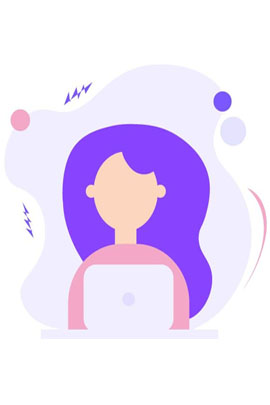
#> input picture imgs/1.jpg, 270 x 405 px
$ python image_to_svg_advanced.py imgs/1.jpg
#> lines starting #> are read from the running program, lines starting #| are printed output that depends on the picture; after the words box and inside, x2 and y2 are one past the last pixel; in counts of white or black regions, pixels touching at a corner belong together
import cv2
import numpy as np
import argparse
from pathlib import Path
import math

def simplify_contour(contour, epsilon_factor=0.0025):
    """
    Simplify a contour using the Douglas-Peucker algorithm.

    Args:
        contour: The contour to simplify
        epsilon_factor: Factor to determine epsilon based on contour length

    Returns:
        Simplified contour
    """
    epsilon = epsilon_factor * cv2.arcLength(contour, True)
    return cv2.approxPolyDP(contour, epsilon, True)

def points_to_bezier(points, smoothing=0.25):
    """
    Convert a series of points to a smooth bezier path.

    Args:
        points: List of (x, y) coordinates
        smoothing: Smoothing factor (0-1)

    Returns:
        SVG path string with bezier curves
    """
    if len(points) < 2:
        return ""

    # Start path
    path = f"M{points[0][0]},{points[0][1]}"

    if len(points) == 2:
        # Just a straight line
        return path + f" L{points[1][0]},{points[1][1]}"

    # Calculate control points for each segment
    for i in range(1, len(points) - 1):
        p0 = points[i - 1]
        p1 = points[i]
        p2 = points[i + 1]

        # Calculate distance between points
        d1 = math.sqrt((p1[0] - p0[0]) ** 2 + (p1[1] - p0[1]) ** 2)
        d2 = math.sqrt((p2[0] - p1[0]) ** 2 + (p2[1] - p1[1]) ** 2)

        # Determine control point length (smoothing factor applied)
        d1_smooth = d1 * smoothing
        d2_smooth = d2 * smoothing

        # Calculate unit vectors
        if d1 > 0:
            v1x = (p1[0] - p0[0]) / d1
            v1y = (p1[1] - p0[1]) / d1
        else:
            v1x, v1y = 0, 0

        if d2 > 0:
            v2x = (p2[0] - p1[0]) / d2
            v2y = (p2[1] - p1[1]) / d2
        else:
            v2x, v2y = 0, 0

        # Control points
        c1x = p1[0] - v1x * d1_smooth
        c1y = p1[1] - v1y * d1_smooth
        c2x = p1[0] + v2x * d2_smooth
        c2y = p1[1] + v2y * d2_smooth

        # Add curve segment
        if i == 1:
            # First segment - include the first point
            path += f" C{c1x},{c1y} {c2x},{c2y} {p2[0]},{p2[1]}"
        else:
            # Subsequent segments - use shorthand for first control point
            path += f" S{c2x},{c2y} {p2[0]},{p2[1]}"

    return path

def image_to_svg_path(image_path, threshold_value=127, min_contour_length=50, smoothing=True, use_bezier=True, bezier_smoothing=0.25, simplify=True):
    """
    Convert an image to an SVG path with advanced options.

    Args:
        image_path: Path to the image file
        threshold_value: Value for binary thresholding (0-255)
        min_contour_length: Minimum length of contours to include
        smoothing: Whether to apply smoothing to the contours
        use_bezier: Whether to use bezier curves for smoother paths
        bezier_smoothing: Smoothing factor for bezier curves (0-1)
        simplify: Whether to simplify contours

    Returns:
        SVG path data string
    """
#> called with image_path = 'imgs/1.jpg', threshold_value = 127, min_contour_length = 50, smoothing = True, use_bezier = True, bezier_smoothing = 0.25, simplify = True
    # Read the image
    img = cv2.imread(str(image_path))
#> img is the input picture: shape (405, 270, 3); mean B, G, R 249.8, 221.5, 235
    if img is None:
        raise ValueError(f"Could not read image at {image_path}")

    # Convert to grayscale
    gray = cv2.cvtColor(img, cv2.COLOR_BGR2GRAY)
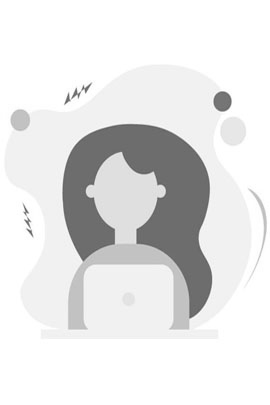
#> gray: shape (405, 270); min 90, max 255, mean 228.8

    # Apply Gaussian blur to reduce noise
    if smoothing:
        gray = cv2.GaussianBlur(gray, (5, 5), 0)

    # Apply binary threshold
    _, binary = cv2.threshold(gray, threshold_value, 255, cv2.THRESH_BINARY_INV)
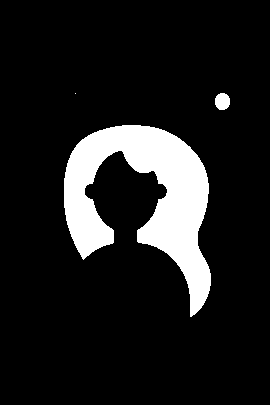
#> binary: shape (405, 270); 11.8% white; 3 white regions (1 under 20 px)

    # Find contours
    contours, _ = cv2.findContours(binary, cv2.RETR_EXTERNAL, cv2.CHAIN_APPROX_SIMPLE)
#> contours = 3 contours, 1 with area under 20; largest, box (x1, y1, x2, y2) and area: (64, 125, 211, 317) 12310, (215, 93, 230, 110) 185

    # Filter out small contours
    contours = [c for c in contours if cv2.arcLength(c, False) > min_contour_length]
#> contours = 1 contour; box (x1, y1, x2, y2) and area: (64, 125, 211, 317) 12310

    # Sort contours by area (largest first)
    contours = sorted(contours, key=cv2.contourArea, reverse=True)

    if not contours:
        print("No significant contours found. Try adjusting the threshold value.")
        return ""

    # Create SVG path data
    svg_path_data = ""

    for contour in contours:
        # Simplify contour if requested
        if simplify:
            contour = simplify_contour(contour)

        # Extract points from contour
        points = [point[0] for point in contour]

        # Convert to path data
        if use_bezier and len(points) > 2:
            svg_path_data += points_to_bezier(points, bezier_smoothing)
        else:
            # Start a new subpath
            svg_path_data += f"M{points[0][0]},{points[0][1]}"

            # Add line segments
            for point in points[1:]:
                svg_path_data += f" L{point[0]},{point[1]}"
#> this loop made 1 pass
#> epsilon in simplify_contour on pass 1: 2.17

        # Close the path
        # svg_path_data += " Z"

    return svg_path_data

# [47 lines left out: function enhance_image, not called in this run]

def save_svg(path_data, output_path, width=600, height=420, color="navy", stroke_width=3):
    """
    Save path data as an SVG file.

    Args:
        path_data: SVG path data string
        output_path: Path to save the SVG file
        width: Width of the SVG viewBox
        height: Height of the SVG viewBox
        color: Stroke color
        stroke_width: Width of the stroke
    """
    svg_content = f"""<svg xmlns="http://www.w3.org/2000/svg" viewBox="0 0 {width} {height}">
    <path d="{path_data}" fill="none" stroke="{color}" stroke-width="{stroke_width}" />
</svg>"""

    with open(output_path, 'w') as f:
        f.write(svg_content)

    print(f"SVG saved to {output_path}")

def main():
    parser = argparse.ArgumentParser(description='Convert an image to an SVG path with advanced options')
    parser.add_argument('image_path', type=str, help='Path to the input image')
    parser.add_argument('--output', type=str, help='Path to save the output SVG', default=None)
    parser.add_argument('--enhanced-output', type=str, help='Path to save the enhanced image', default=None)
    parser.add_argument('--threshold', type=int, default=127, help='Threshold value for binary conversion (0-255)')
    parser.add_argument('--min-length', type=int, default=50, help='Minimum length of contours to include')
    parser.add_argument('--width', type=int, default=600, help='Width of the SVG viewBox')
    parser.add_argument('--height', type=int, default=420, help='Height of the SVG viewBox')
    parser.add_argument('--no-smooth', action='store_true', help='Disable image smoothing')
    parser.add_argument('--no-bezier', action='store_true', help='Disable bezier curves')
    parser.add_argument('--bezier-smoothing', type=float, default=0.25, help='Bezier curve smoothing factor (0-1)')
    parser.add_argument('--no-simplify', action='store_true', help='Disable contour simplification')
    parser.add_argument('--edge-detection', action='store_true', help='Use edge detection preprocessing')
    parser.add_argument('--color', type=str, default='navy', help='Stroke color for the SVG path')
    parser.add_argument('--stroke-width', type=int, default=3, help='Stroke width for the SVG path')

    args = parser.parse_args()

    # Determine output path
    if args.output is None:
        input_path = Path(args.image_path)
        output_path = input_path.with_suffix('.svg')
    else:
        output_path = Path(args.output)

    # Preprocess image if edge detection is requested
    if args.edge_detection:
        enhanced_image_path = args.enhanced_output or str(Path(args.image_path).with_suffix('.enhanced.png'))
        processed_img = enhance_image(args.image_path, enhanced_image_path, True)

        # Write the enhanced image to a temporary file
        temp_path = Path(args.image_path).with_suffix('.temp.png')
        cv2.imwrite(str(temp_path), processed_img)

        # Use the enhanced image for path creation
        image_path_for_svg = str(temp_path)
    else:
        image_path_for_svg = args.image_path

    # Convert image to SVG path
    path_data = image_to_svg_path(
        image_path_for_svg,
        threshold_value=args.threshold,
        min_contour_length=args.min_length,
        smoothing=not args.no_smooth,
        use_bezier=not args.no_bezier,
        bezier_smoothing=args.bezier_smoothing,
        simplify=not args.no_simplify
    )

    # Clean up temporary file if it was created
    if args.edge_detection:
        temp_path.unlink(missing_ok=True)

    if path_data:
        save_svg(path_data, output_path, args.width, args.height, args.color, args.stroke_width)
        print(f"Path data: {path_data[:100]}..." if len(path_data) > 100 else path_data)
#> (printed output is left out)

if __name__ == "__main__":
    main()
